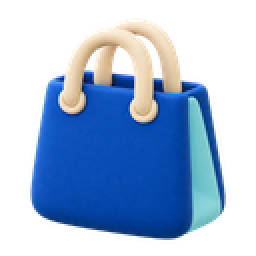
#> input picture qipupu/play/assets/cat-customer.png, 128 x 128 px, given in place of puff-1-normal.png, which was not available (shown 2 times larger)
$ python build_assets.py
#> lines starting #> are read from the running program, lines starting #| are printed output that depends on the picture
#!/usr/bin/env python3
"""氣噗噗 0.2 素材建置腳本（太守，10/17）。

用法：cd ~/1-氣噗噗/web/assets && python3 build_assets.py
來源：~/1-氣噗噗/art/（行銷長 GPT 生圖）。輸出：同一個資料夾（web/assets/）。
規矩：Claude 不畫圖。這裡只做「縮圖」與「從視覺稿裁切」。
換正式素材：把正式檔放進 art/，重跑一次即可——
  - art/cat-*.png（8 張類別圖示：meeting boss traffic chores kid partner client misc）有就用正式檔，沒有才從視覺稿裁。
  - art/bg-ocean.png 有就用正式檔當首頁海底背景，沒有才從視覺稿裁。
  - art/puff-*、form-*、stamp.png、frame.png 直接縮圖。
目前還缺的正式檔（先用視覺稿裁切暫代）：麥克風小圖示 icon-mic。（cat-*.png、bg-ocean.png 10/17 已交，現用正式檔。）
純 Python＋PIL，不需要 numpy。
"""
import os
from PIL import Image, ImageFilter, ImageChops

HERE = os.path.dirname(os.path.abspath(__file__))
ART = os.path.abspath(os.path.join(HERE, '..', '..', 'art'))
SHOT = os.path.join(ART, '視覺稿')
OUT = HERE
SC = 1170 / 924  # 視覺稿預覽座標（寬 924）換成原圖座標（寬 1170）


def art(name):
    return os.path.join(ART, name)


# ---------- 1. 河豚、形態豚、印章、證明書底圖：一次縮到目標尺寸 ----------
PUFFS = {
    'puff-normal.png': 'puff-1-normal.png',
    'puff-medium.png': 'puff-1b-medium.png',
    'puff-angry.png': 'puff-2-angry.png',
    'puff-deflating.png': 'puff-3-deflating.png',
    'puff-hiccup.png': 'puff-4-hiccup.png',
    'puff-relaxed.png': 'puff-5-relaxed.png',
    'form-meeting.png': 'form-meeting.png',
    'form-traffic.png': 'form-traffic.png',
    'form-chores.png': 'form-chores.png',
}
for dst, srcname in PUFFS.items():
    im = Image.open(art(srcname)).convert('RGBA').resize((512, 512), Image.LANCZOS)
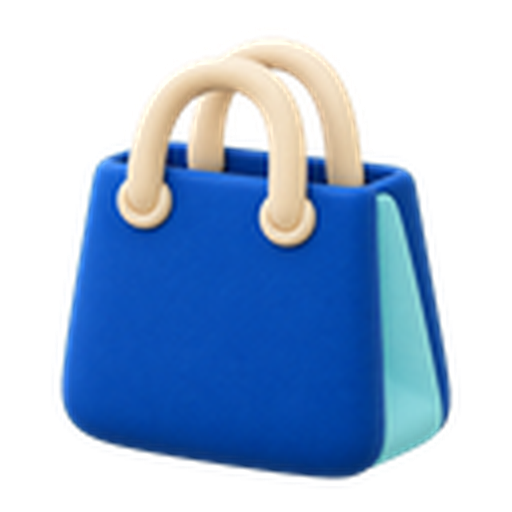
#> im: PIL image 512x512 RGBA; mean R, G, B, A 36.8, 60.7, 91.8, 121.7; transparent parts drawn white
    im.save(os.path.join(OUT, dst), optimize=True)
#> pass 2 of the loop `for dst, srcname in PUFFS.items():`:
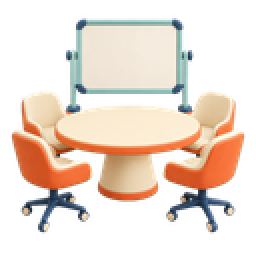
#> input picture qipupu/play/assets/cat-meeting.png, 128 x 128 px, given in place of puff-1b-medium.png, which was not available (shown 2 times larger)
#> `im = Image.open(art(srcname)).convert('RGBA').resize((512, 512), Image..`:
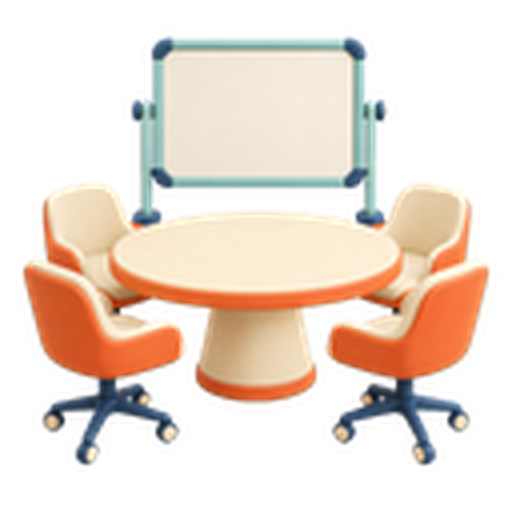
#> im: PIL image 512x512 RGBA; mean R, G, B, A 105.5, 90, 77.6, 108.4; transparent parts drawn white
#> (the run stopped early here; a loop or call above may not have finished)
